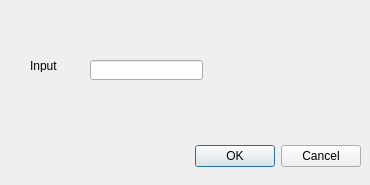
<?xml version="1.0" encoding="UTF-8"?>
<ui version="4.0">
 <class>Dialog</class>
 <widget class="QDialog" name="Dialog">
  <property name="geometry">
   <rect>
    <x>0</x>
    <y>0</y>
    <width>370</width>
    <height>185</height>
   </rect>
  </property>
  <property name="windowTitle">
   <string>Dialog</string>
  </property>
  <widget class="QDialogButtonBox" name="buttonBox">
   <property name="geometry">
    <rect>
     <x>20</x>
     <y>140</y>
     <width>341</width>
     <height>32</height>
    </rect>
   </property>
   <property name="orientation">
    <enum>Qt::Horizontal</enum>
   </property>
   <property name="standardButtons">
    <set>QDialogButtonBox::Cancel|QDialogButtonBox::Ok</set>
   </property>
  </widget>
  <widget class="QLabel" name="label">
   <property name="geometry">
    <rect>
     <x>30</x>
     <y>60</y>
     <width>54</width>
     <height>12</height>
    </rect>
   </property>
   <property name="text">
    <string>Input</string>
   </property>
  </widget>
  <widget class="QLineEdit" name="lineEdit">
   <property name="geometry">
    <rect>
     <x>90</x>
     <y>60</y>
     <width>113</width>
     <height>20</height>
    </rect>
   </property>
  </widget>
 </widget>
 <resources/>
 <connections>
  <connection>
   <sender>buttonBox</sender>
   <signal>accepted()</signal>
   <receiver>Dialog</receiver>
   <slot>accept()</slot>
   <hints>
    <hint type="sourcelabel">
     <x>248</x>
     <y>254</y>
    </hint>
    <hint type="destinationlabel">
     <x>157</x>
     <y>274</y>
    </hint>
   </hints>
  </connection>
  <connection>
   <sender>buttonBox</sender>
   <signal>rejected()</signal>
   <receiver>Dialog</receiver>
   <slot>reject()</slot>
   <hints>
    <hint type="sourcelabel">
     <x>316</x>
     <y>260</y>
    </hint>
    <hint type="destinationlabel">
     <x>286</x>
     <y>274</y>
    </hint>
   </hints>
  </connection>
 </connections>
</ui>
